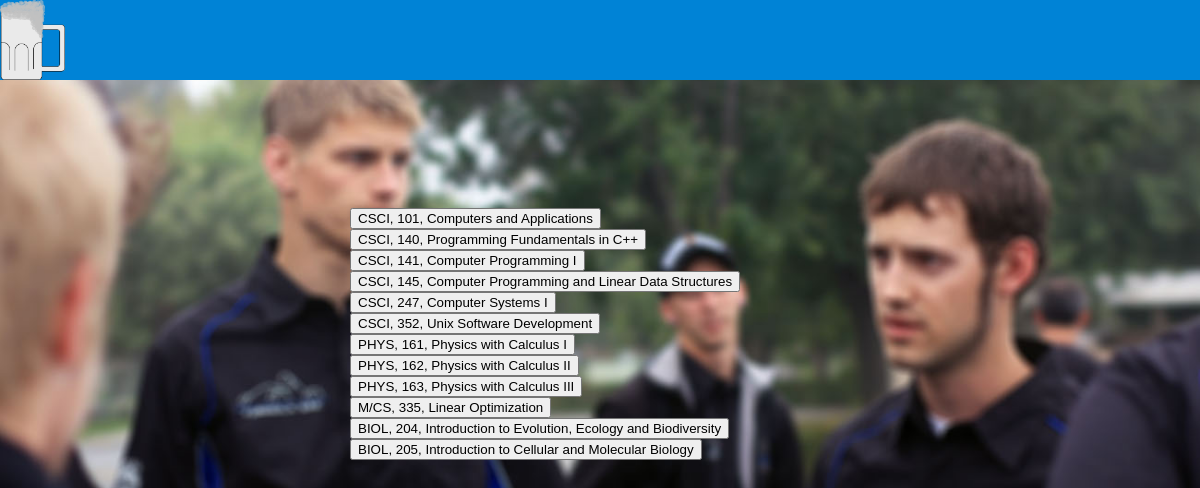
The app's page /htdocs/classes.php (signed in) with its own data.
### tables this page shows
CREATE TABLE `course` (
    `id` int(10) unsigned NOT NULL AUTO_INCREMENT COMMENT 'course id',
    `deptid` int(10) unsigned,
    `courseNumber` int(10) unsigned,
    `courseName` varchar(255) NOT NULL DEFAULT '',
    PRIMARY KEY (`id`),
    UNIQUE KEY `idxCourse` (`courseName`)
);

CREATE TABLE `department` (
    `id` int(10) unsigned NOT NULL AUTO_INCREMENT COMMENT 'Unique ID',
    `code` varchar(32) NOT NULL DEFAULT '',
    `name` varchar(255) NOT NULL DEFAULT '',
    PRIMARY KEY (`id`),
    UNIQUE KEY `idxCode` (`code`)
);

### includes/addclassessc.php (the view, shortened to what this page needs)
<?php
$dbc = new mysqli(HOST, USER, PASSWORD, DB);
if (isset($_POST["choice"]))
{
    $query = 'INSERT INTO mycourses (id, crs1) VALUES ("'.$_SESSION["user"].'", "'.$_POST["choice"].'")';
    $result = $dbc ->query($query);
    if ($result)
    {
        header("Location: index.php");
    }
    else
    {
        print("failed to register course");
    }
}
else
{
    $query = "SELECT department.code, course.id, course.courseNumber, course.courseName FROM course INNER JOIN department ON course.deptid=department.id";
    $result = $dbc->query($query);
    if($result) {
        while ($row = $result->fetch_assoc())
        {
            printf('<button onclick="checkBtn(%d)">%s, %d, %s</button><br>', $row["id"], $row["code"], $row["courseNumber"], $row["courseName"]);
        }
    } else {
        print("<p>No Classes Exist</p>");
    }
}
?>

### htdocs/classes.php (shortened to what this page needs)
<?php
if(isset($_SESSION['loggedin']) && $_SESSION['loggedin'] == true) {
    include "/hackathonfall14/includes/addclasses.php";
} else {
    header("Location: index.php");
}
?>

### includes/header.php (shortened to what this page needs)
<html>
<head>
<link href="Signin.css" rel="stylesheet" type="text/css" />
</head>
<body>
<header>
<img src="LOGO.png" height="80" width="auto">
</header>

### includes/addclasses.php (shortened to what this page needs)
<?php
include "/hackathonfall14/includes/header.php";
?>
<classadd>
<div>
<?php
include "/hackathonfall14/includes/addclassessc.php";
?>
</div>
</classadd>
</body>
</html>

### htdocs/Signin.css (style rules this page uses)
header, signup, classlist, chatbox, missionstatement { display: inline-block; }
header { Position: fixed; background-color: rgb(0, 131, 214); margin: 0px; left: 0px; top: 0px; right: 0px; height: 80px; z-index: +1; }
classadd { Position: absolute; left:50%; margin-top:200px; margin-left:-250px; width: auto; height: auto; }
body { background-image:url(pic1.jpg); background-repeat:no-repeat; background-size:cover; font-family: "Arial", sans-serif; }

### records on screen
course: department.code "CSCI", courseNumber "101", courseName "Computers and Applications"
course: department.code "CSCI", courseNumber "140", courseName "Programming Fundamentals in C++"
course: department.code "CSCI", courseNumber "141", courseName "Computer Programming I"
course: department.code "CSCI", courseNumber "145", courseName "Computer Programming and Linear Data Structures"
course: department.code "CSCI", courseNumber "247", courseName "Computer Systems I"
course: department.code "CSCI", courseNumber "352", courseName "Unix Software Development"
course: department.code "PHYS", courseNumber "161", courseName "Physics with Calculus I"
course: department.code "PHYS", courseNumber "162", courseName "Physics with Calculus II"
course: department.code "PHYS", courseNumber "163", courseName "Physics with Calculus III"
course: department.code "M/CS", courseNumber "335", courseName "Linear Optimization"
course: department.code "BIOL", courseNumber "204", courseName "Introduction to Evolution, Ecology and Biodiversity"
course: department.code "BIOL", courseNumber "205", courseName "Introduction to Cellular and Molecular Biology"
